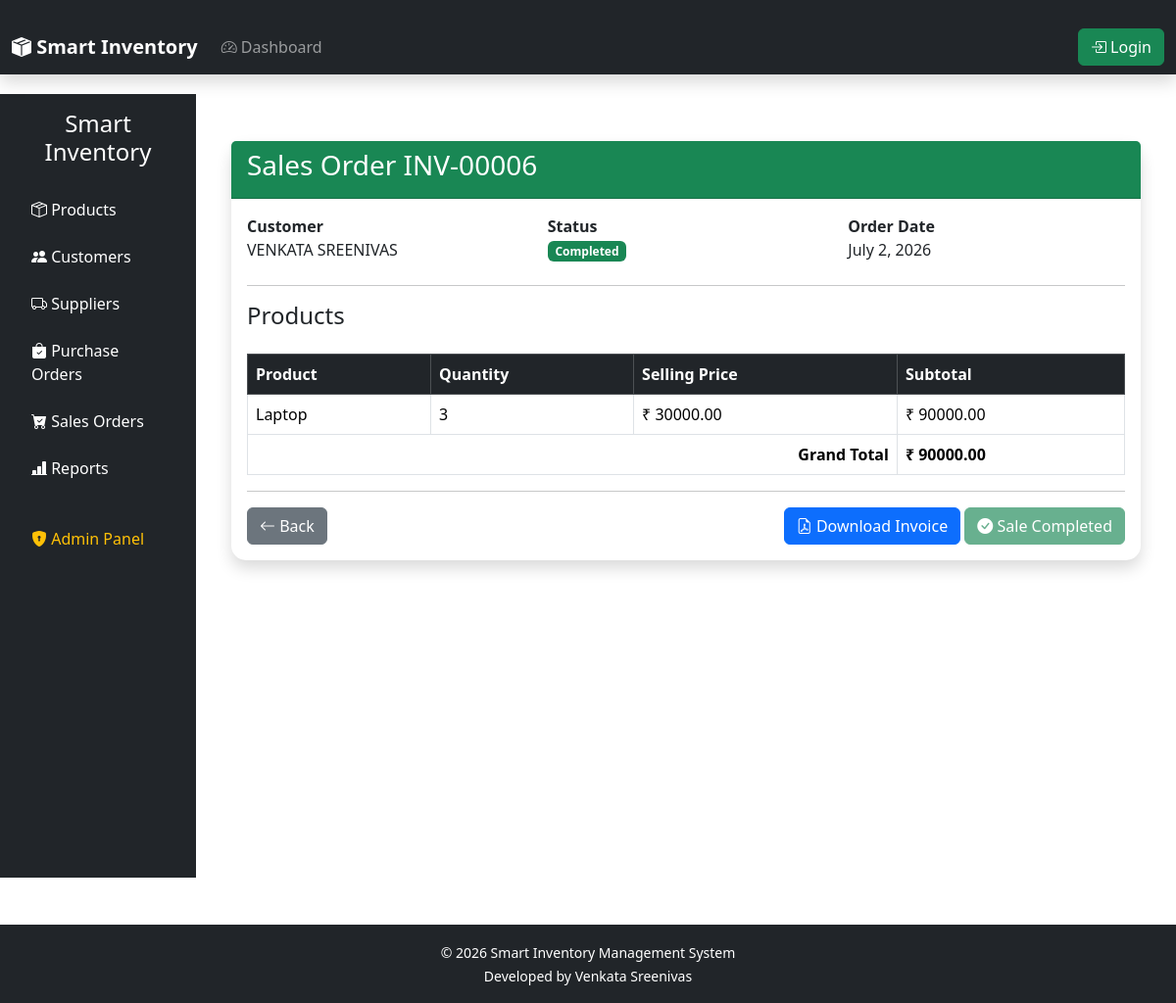
The page /sales/6/ on the database its author committed.
### orders/models.py (models this page shows, shortened)
class SalesOrder(models.Model):
    STATUS_CHOICES = [
        ("Pending", "Pending"),
        ("Completed", "Completed"),
        ("Cancelled", "Cancelled"),
    ]
    customer = models.ForeignKey(
        Customer,
        on_delete=models.CASCADE
    )
    invoice_number = models.CharField(
        max_length=20,
        unique=True
    )
    order_date = models.DateField(
        auto_now_add=True
    )
    status = models.CharField(
        max_length=20,
        choices=STATUS_CHOICES,
        default="Pending"
    )
    stock_updated = models.BooleanField(
        default=False
    )
    created_at = models.DateTimeField(
        auto_now_add=True
    )
    class Meta:
        ordering = ["-id"]

class SalesItem(models.Model):
    sales_order = models.ForeignKey(
        SalesOrder,
        on_delete=models.CASCADE,
        related_name="items"
    )
    product = models.ForeignKey(
        Product,
        on_delete=models.CASCADE
    )
    quantity = models.PositiveIntegerField()
    selling_price = models.DecimalField(
        max_digits=10,
        decimal_places=2
    )
    def subtotal(self):
        return self.quantity * self.selling_price

### customers/models.py (models this page shows)
class Customer(models.Model):
    first_name = models.CharField(
        max_length=100
    )
    last_name = models.CharField(
        max_length=100
    )
    email = models.EmailField(
        unique=True
    )
    phone = models.CharField(
        max_length=15,
        unique=True
    )
    city = models.CharField(
        max_length=100
    )
    address = models.TextField()
    created_at = models.DateTimeField(
        auto_now_add=True
    )
    updated_at = models.DateTimeField(
        auto_now=True
    )
    def __str__(self):
        return f"{self.first_name} {self.last_name}"

### inventory/models.py (models this page shows)
class Product(models.Model):
    name = models.CharField(max_length=200)
    category = models.ForeignKey(
        Category,
        on_delete=models.CASCADE
    )
    price = models.DecimalField(
        max_digits=10,
        decimal_places=2
    )
    quantity = models.PositiveIntegerField()
    description = models.TextField(
        blank=True,
        null=True
    )
    image = models.ImageField(
        upload_to="products/",
        blank=True,
        null=True
    )
    created_at = models.DateTimeField(
        auto_now_add=True
    )
    updated_at = models.DateTimeField(
        auto_now=True
    )
    def __str__(self):
        return self.name

### orders/sales_views.py (the view)
def sales_order_detail(request, pk):
    order = get_object_or_404(
        SalesOrder,
        pk=pk,
    )
    items = order.items.all()
    grand_total = sum(
        item.subtotal() for item in items
    )
    return render(
        request,
        "orders/sales_order_detail.html",
        {
            "order": order,
            "items": items,
            "grand_total": grand_total,
        },
    )

### templates/orders/sales_order_detail.html (shortened to what this page needs)
{% extends "base.html" %}
{% block content %}
<div class="container mt-4">
    <div class="card shadow">
        <div class="card-header bg-success text-white">
            <h3>
                Sales Order {{ order.invoice_number }}
            </h3>
        </div>
        <div class="card-body">
            <div class="row mb-4">
                <div class="col-md-4">
                    <strong>Customer</strong><br>
                    {{ order.customer }}
                </div>
                <div class="col-md-4">
                    <strong>Status</strong><br>
                    {% if order.status == "Completed" %}
                        <span class="badge bg-success">
                            Completed
                        </span>
                    {% elif order.status == "Pending" %}
                        <span class="badge bg-warning text-dark">
                            Pending
                        </span>
                    {% else %}
                        <span class="badge bg-danger">
                            Cancelled
                        </span>
                    {% endif %}
                </div>
                <div class="col-md-4">
                    <strong>Order Date</strong><br>
                    {{ order.order_date }}
                </div>
            </div>
            <hr>
            <div class="d-flex justify-content-between align-items-center mb-3">
                <h4>Products</h4>
            </div>
            <table class="table table-bordered table-hover">
                <thead class="table-dark">
                    <tr>
                        <th>Product</th>
                        <th>Quantity</th>
                        <th>Selling Price</th>
                        <th>Subtotal</th>
                    </tr>
                </thead>
                <tbody>
                    {% for item in items %}
                    <tr>
                        <td>{{ item.product }}</td>
                        <td>{{ item.quantity }}</td>
                        <td>₹ {{ item.selling_price }}</td>
                        <td>₹ {{ item.subtotal }}</td>
                    </tr>
                    {% empty %}
                    <tr>
                        <td colspan="5" class="text-center">
                            No products added yet.
                        </td>
                    </tr>
                    {% endfor %}
                </tbody>
                <tfoot>
                    <tr>
                        <th colspan="3" class="text-end">
                            Grand Total
                        </th>
                        <th>
                            ₹ {{ grand_total }}
                        </th>
                    </tr>
                </tfoot>
            </table>
            <hr>
            <div class="d-flex justify-content-between align-items-center">
                <a href="{% url 'sales_order_list' %}"
                   class="btn btn-secondary">
                    <i class="bi bi-arrow-left"></i>
                    Back
                </a>
                <div>
                    <a href="{% url 'sales_invoice_pdf' order.id %}"
                       class="btn btn-primary">
                        <i class="bi bi-file-earmark-pdf"></i>
                        Download Invoice
                    </a>
                    {% if not order.stock_updated %}
                    <a href="{% url 'complete_sale' order.id %}"
                       class="btn btn-success">
                        <i class="bi bi-check-circle"></i>
                        Complete Sale
                    </a>
                    {% if order.status == "Completed" %}
                     <a
                        href="{% url 'cancel_sale' order.id %}"
                        class="btn btn-danger"
                        onclick="return confirm('Cancel this sale and restore stock?');">
                        <i class="bi bi-x-circle"></i>
                        Cancel Sale
                    </a>
                    {% endif %}
                    {% else %}
                    <button class="btn btn-success" disabled>
                        <i class="bi bi-check-circle-fill"></i>
                        Sale Completed
                    </button>
                    {% endif %}
                </div>
            </div>
        </div>
    </div>
</div>
{% endblock %}

### static/css/dashboard.css (style rules this page uses)
.card { border:none; border-radius:15px; box-shadow:0px 4px 12px rgba(0,0,0,.12); }
.table { margin-bottom:0; }
.card-header { font-weight:bold; background:white; }

### rows shown on the page
SalesOrder: invoice_number "INV-00006", customer "VENKATA SREENIVAS", order_date "July 2, 2026"
SalesItem: product "Laptop", quantity "3", selling_price "30000.00", subtotal "90000.00"

### other values the page prints
{{ grand_total }} "90000.00"
